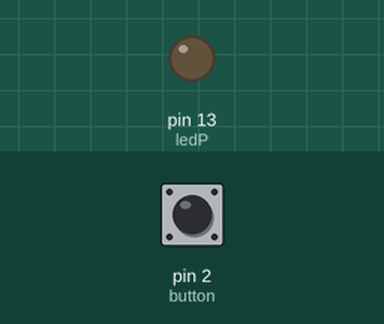
This sketch was run on a simulated Arduino Uno, built with avr-gcc and run on an emulated ATmega328P. On the bench: output pins drawn as LEDs (lit = HIGH). The inputs (shaded band) are chosen by the test bench; at power-on: pin 2 (button) LOW.

Above: at 1.2 s.
1.3 s: pin 2 (button) pulled HIGH for 0.15 s
At 1.38 s:
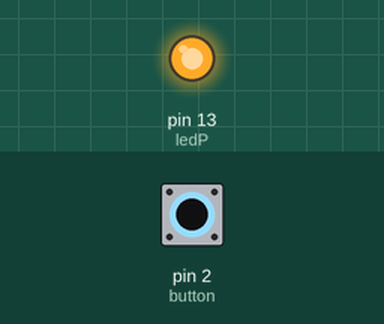
2.9 s: pin 2 (button) pulled HIGH for 3.2 s
At 6.6 s:
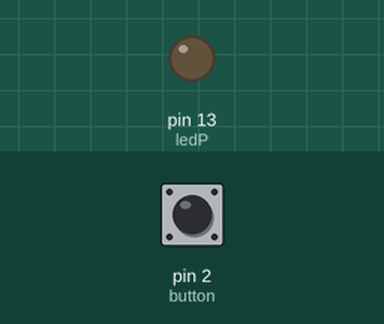
Timing chart, 0 to 8.1 s (numbered marks = the images above; inputs shaded):
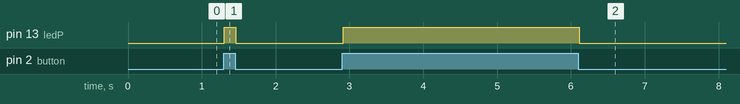

The sketch:

practica_9_pulsador.ino
```cpp
byte ledP = 13;
byte button = 2;

int buttonState = 0;


void setup()
{
  pinMode(ledP, OUTPUT);
  pinMode(button, INPUT);
}

void loop()
{

  buttonState = digitalRead(button);

  if(buttonState == HIGH){
    digitalWrite(ledP, HIGH);


  }

  else {
    digitalWrite(ledP,LOW);


  }

   delay(15);
}
```

Measured:
- after the input at 1.3 s, pin 13 (ledP): LOW → HIGH at once, → LOW 0.15 s later
- after the input at 2.9 s, pin 13 (ledP): LOW → HIGH at once, → LOW 3.2 s later
